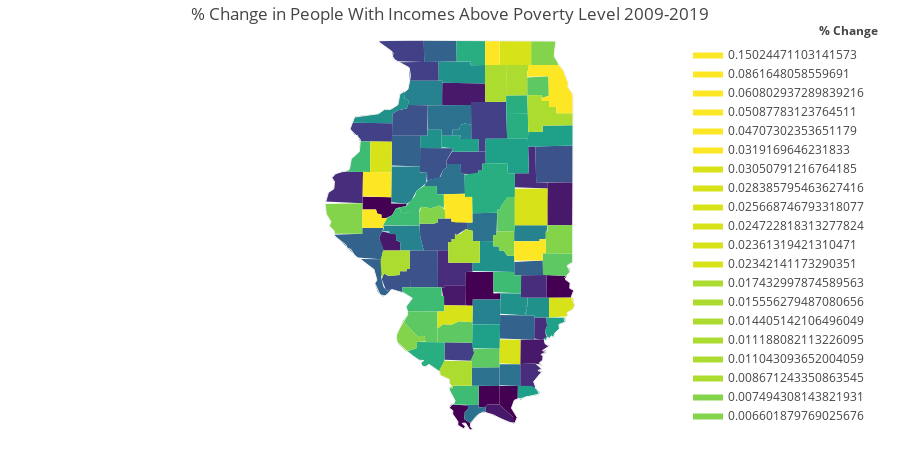

Notebook source saved alongside this figure:
### Code cell
fig4 = ff.create_choropleth(fips=df3.index, scope=['Illinois'], values=df3['%_Change'],
                           title='% Change in People With Incomes Above Poverty Level 2009-2019', legend_title='% Change')
fig4.layout.template = None
fig4.show()
